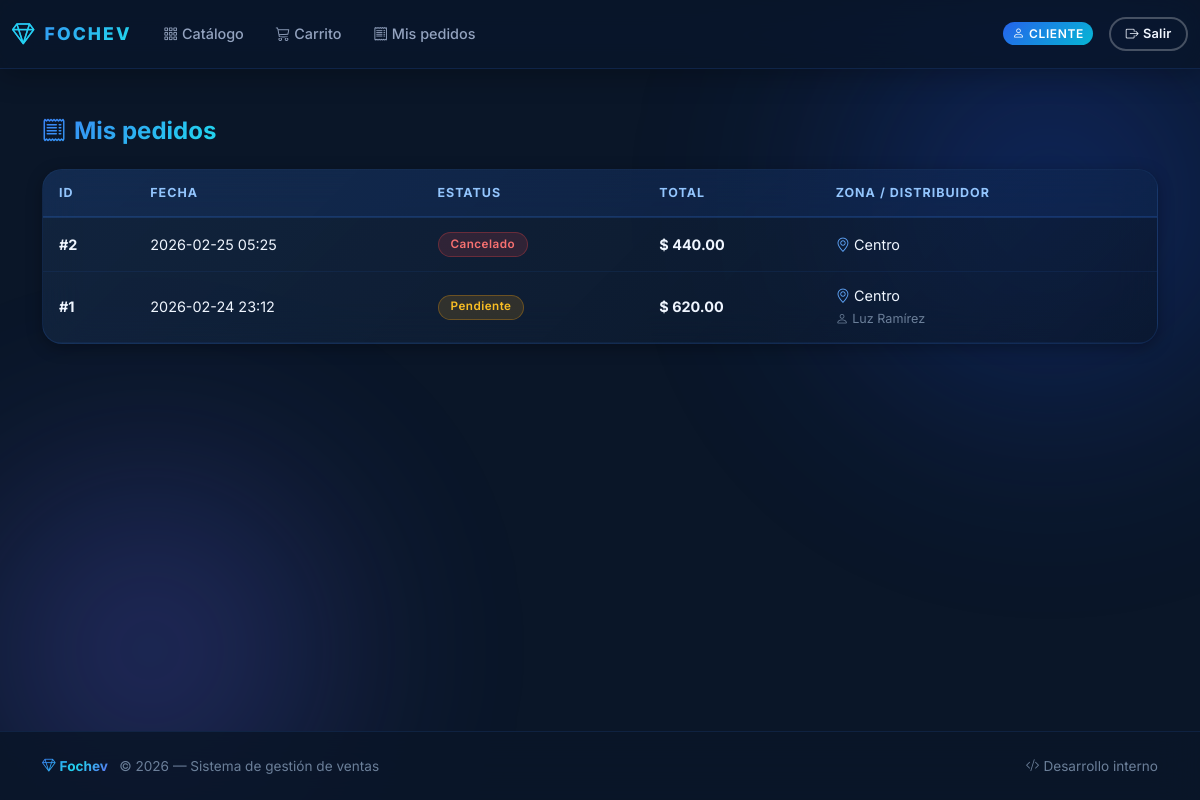
Page /shop/orders (signed in) on the committed database.
### app.py (models this page shows, shortened)
class Order(db.Model):
    __tablename__ = "orders"
    id = db.Column(db.Integer, primary_key=True)
    created_at = db.Column(db.DateTime, default=datetime.utcnow, nullable=False)
    status = db.Column(db.String(20), nullable=False, default="pendiente")
    customer_id = db.Column(db.Integer, db.ForeignKey("users.id"), nullable=False)
    distributor_id = db.Column(db.Integer, db.ForeignKey("users.id"), nullable=True)
    zone_id = db.Column(db.Integer, db.ForeignKey("zones.id"), nullable=True)
    total = db.Column(db.Float, nullable=False, default=0.0)
    excel_path = db.Column(db.String(255), nullable=True)
    customer = db.relationship("User", foreign_keys=[customer_id], back_populates="customer_orders")
    distributor = db.relationship("User", foreign_keys=[distributor_id], back_populates="distributor_orders")
    zone = db.relationship("Zone", back_populates="orders")
    items = db.relationship("OrderItem", back_populates="order", lazy=True)

class Zone(db.Model):
    __tablename__ = "zones"
    id = db.Column(db.Integer, primary_key=True)
    name = db.Column(db.String(100), nullable=False, unique=True)
    manager_name = db.Column(db.String(120), nullable=False)
    manager_email = db.Column(db.String(120), nullable=False)
    distributors = db.relationship("User", back_populates="zone", lazy=True)
    orders = db.relationship("Order", back_populates="zone", lazy=True)

class User(db.Model):
    __tablename__ = "users"
    id = db.Column(db.Integer, primary_key=True)
    email = db.Column(db.String(120), unique=True, nullable=False)
    password_hash = db.Column(db.String(255), nullable=False)
    role = db.Column(db.String(20), nullable=False)  # admin | distributor | customer
    first_name = db.Column(db.String(100), nullable=False)
    last_name = db.Column(db.String(100), nullable=False)
    phone = db.Column(db.String(50), nullable=True)
    address = db.Column(db.String(255), nullable=True)
    city = db.Column(db.String(100), nullable=True)
    state = db.Column(db.String(100), nullable=True)
    postal_code = db.Column(db.String(20), nullable=True)
    zone_id = db.Column(db.Integer, db.ForeignKey("zones.id"), nullable=True)
    active = db.Column(db.Boolean, default=True, nullable=False)
    zone = db.relationship("Zone", back_populates="distributors", lazy=True)
    customer_orders = db.relationship(
        "Order", back_populates="customer",
        foreign_keys="Order.customer_id", lazy=True
    )
    distributor_orders = db.relationship(
        "Order", back_populates="distributor",
        foreign_keys="Order.distributor_id", lazy=True
    )

### app.py (the view)
@app.route("/shop/orders")
@login_required(role="customer")
def customer_orders():
    user = get_current_user()
    orders = (
        Order.query
        .filter_by(customer_id=user.id)
        .order_by(Order.created_at.desc())
        .all()
    )
    return render_template("customer_orders.html", user=user, orders=orders)

### app.py (called while the page is built)
@app.before_request
def ensure_db_initialized():
    global _db_initialized
    if not _db_initialized:
        _init_db()

def get_current_user():
    user_id = session.get("user_id")
    if not user_id:
        return None
    return db.session.get(User, user_id)

def login_required(role=None):
    def decorator(fn):
        @wraps(fn)
        def wrapper(*args, **kwargs):
            user = get_current_user()
            if not user:
                flash("Debes iniciar sesión primero.", "warning")
                return redirect(url_for("login"))
            if role and user.role != role:
                flash("No tienes permiso para acceder a esta sección.", "warning")
                return redirect(url_for("index"))
            return fn(*args, **kwargs)
        return wrapper
    return decorator

@app.context_processor
def inject_now():
    return {"now": datetime.utcnow()}

### templates/customer_orders.html (shortened to what this page needs)
{% extends "base.html" %}
{% block content %}
<div class="page-header animate-in">
    <h1 class="h4">
        <i class="bi bi-receipt me-2" style="color: var(--cyan-400);"></i>Mis pedidos
    </h1>
</div>
{% if orders %}
<div class="card table-card animate-in animate-in-1">
    <div class="card-body">
        <div class="table-responsive">
            <table class="table align-middle">
                <thead>
                    <tr>
                        <th>ID</th>
                        <th>Fecha</th>
                        <th>Estatus</th>
                        <th>Total</th>
                        <th>Zona / Distribuidor</th>
                    </tr>
                </thead>
                <tbody>
                    {% for order in orders %}
                    <tr>
                        <td><strong>#{{ order.id }}</strong></td>
                        <td>{{ order.created_at.strftime("%Y-%m-%d %H:%M") }}</td>
                        <td>
                            <span class="badge status-{{ order.status }} text-capitalize">{{ order.status }}</span>
                        </td>
                        <td><strong>$ {{ "%.2f"|format(order.total) }}</strong></td>
                        <td>
                            {% if order.zone %}
                            <i class="bi bi-geo-alt me-1" style="color: var(--blue-300);"></i>{{ order.zone.name }}
                            {% else %}
                            -
                            {% endif %}
                            {% if order.distributor %}
                            <br><small class="text-muted">
                                <i class="bi bi-person me-1"></i>{{ order.distributor.first_name }} {{
                                order.distributor.last_name }}
                            </small>
                            {% endif %}
                        </td>
                    </tr>
                    {% endfor %}
                </tbody>
            </table>
        </div>
    </div>
</div>
{% endif %}
{% endblock %}

### rows in the picture
Order: id "2", created_at "2026-02-25 05:25", status "Cancelado", total "440.00", zone.name "Centro"
Order: id "1", created_at "2026-02-24 23:12", status "Pendiente", total "620.00", zone.name "Centro", distributor.first_name "Luz", distributor.last_name "Ramírez"
